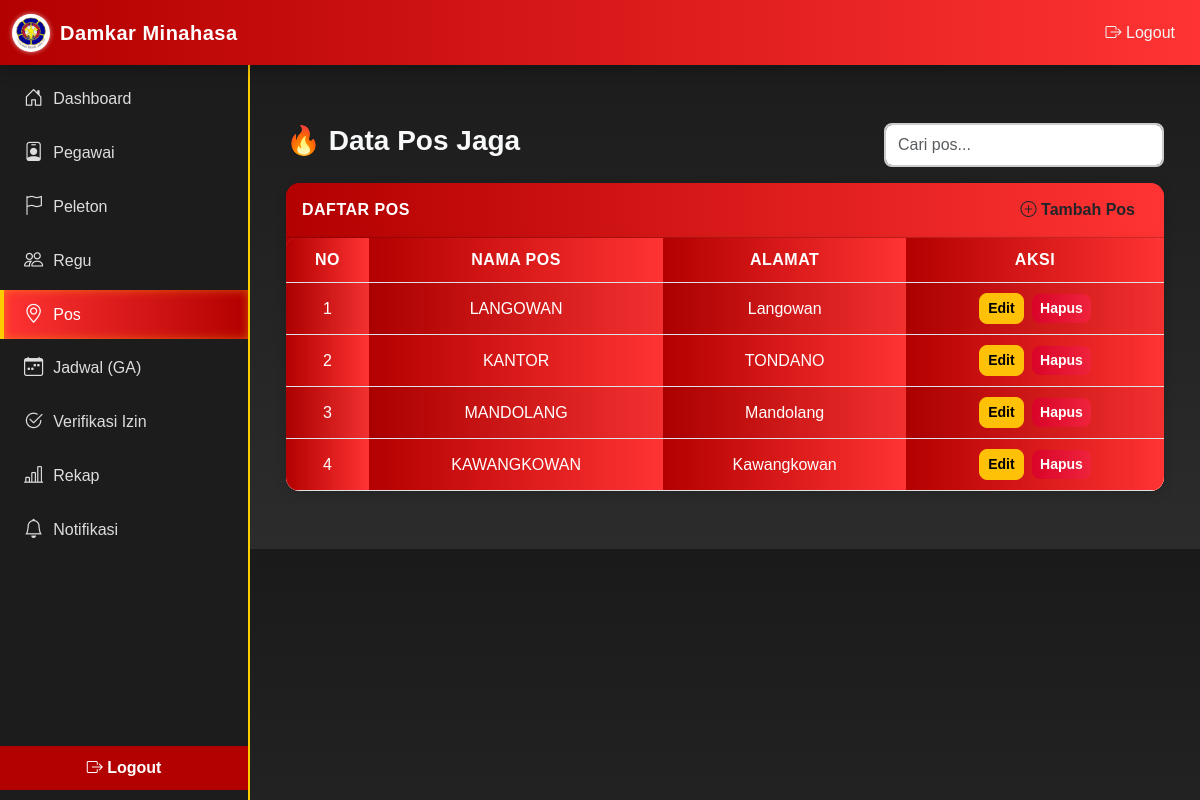
Page /admin/pos.php (signed in) on the committed database.
### tables this page shows
CREATE TABLE `pos` (
  `id` int(11) NOT NULL,
  `nama` varchar(100) DEFAULT NULL,
  `alamat` text DEFAULT NULL
);

### admin/pos.php (the view, shortened to what this page needs)
<?php
require '../config/db.php';
$rows = $pdo->query('SELECT * FROM pos ORDER BY id DESC')->fetchAll(PDO::FETCH_ASSOC);
include 'header.php';
include 'sidebar.php';
?>
<!doctype html>
<html lang="id">
<head>
  <link href="https://cdn.jsdelivr.net/npm/bootstrap@5.3.0/dist/css/bootstrap.min.css" rel="stylesheet">
  <link rel="stylesheet" href="../assets/css/admin/pos.css">
</head>
<body>
  <main class="damkar-main">
    <div class="container py-4">
      <div class="d-flex justify-content-between align-items-center flex-wrap mb-3">
        <h3 class="fw-bold text-light mb-2">🔥 Data Pos Jaga</h3>
        <input type="text" id="searchInput" class="form-control search-box" placeholder="Cari pos...">
      </div>
      <div class="card damkar-card">
        <div class="card-header d-flex justify-content-between align-items-center">
          <span class="fw-semibold text-white">Daftar Pos</span>
          <button class="btn btn-add" data-bs-toggle="modal" data-bs-target="#mAdd">
            <i class="bi bi-plus-circle"></i> Tambah Pos
          </button>
        </div>
        <div class="table-responsive">
          <table class="table table-striped align-middle mb-0 text-center" id="posTable">
            <thead>
              <tr>
                <th>No</th>
                <th>Nama Pos</th>
                <th>Alamat</th>
                <th>Aksi</th>
              </tr>
            </thead>
            <tbody>
              <?php $no = 1;
              foreach ($rows as $r): ?>
                <tr>
                  <td><?= $no++ ?></td>
                  <td><?= htmlspecialchars($r['nama']) ?></td>
                  <td><?= htmlspecialchars($r['alamat']) ?></td>
                  <td>
                    <button class="btn btn-sm btn-warning me-1 btn-edit"
                      data-bs-toggle="modal" data-bs-target="#mEdit"
                      data-id="<?= $r['id'] ?>"
                      data-nama="<?= htmlspecialchars($r['nama']) ?>"
                      data-alamat="<?= htmlspecialchars($r['alamat']) ?>">
                      Edit
                    </button>
                    <button class="btn btn-sm btn-danger btn-delete"
                      data-bs-toggle="modal" data-bs-target="#mDelete"
                      data-id="<?= $r['id'] ?>"
                      data-nama="<?= htmlspecialchars($r['nama']) ?>">
                      Hapus
                    </button>
                  </td>
                </tr>
              <?php endforeach; ?>
            </tbody>
          </table>
        </div>
      </div>
    </div>
  </main>
</body>
</html>

### assets/css/admin/pos.css (style rules this page uses)
body { font-family: "Poppins", sans-serif; background: linear-gradient(180deg, #1a1a1a 0%, #2c2c2c 100%); color: #ffffff; margin: 0; padding: 10px 0 10px; }
.card { border: none; border-radius: 14px; box-shadow: 0 3px 12px rgba(0, 0, 0, 0.15); background: linear-gradient(90deg, #b30000, #ff3333); overflow: hidden; }
.card-header { background: linear-gradient(90deg, #b30000, #ff3333); font-weight: 600; text-transform: uppercase; letter-spacing: 0.5px; }
form button, .btn { border-radius: 8px; font-weight: 600; transition: 0.3s; }
.btn-danger { background: linear-gradient(90deg, #d90429, #ef233c); border: none; }
.table { border-radius: 10px; overflow: hidden; background: #fff; }
.table thead { background: #b30000; color: #fff; text-transform: uppercase; letter-spacing: 0.5px; }
.table th, .table td { vertical-align: middle; text-align: center; padding: 10px 8px; color: #ffffff; }
.table-responsive th, td, tr { background: linear-gradient(90deg, #b30000, #ff3333); color: #fff; }
.table-responsive { box-shadow: 0 4px 12px rgba(0, 0, 0, 0.1); background: linear-gradient(90deg, #b30000, #ff3333); }
#searchInput { border-radius: 8px; border: 2px solid #ccc; padding: 8px 12px; width: 280px; transition: 0.3s; }

### rows in the picture
pos: nama "LANGOWAN", alamat "Langowan"
pos: nama "KANTOR", alamat "TONDANO"
pos: nama "MANDOLANG", alamat "Mandolang"
pos: nama "KAWANGKOWAN", alamat "Kawangkowan"
